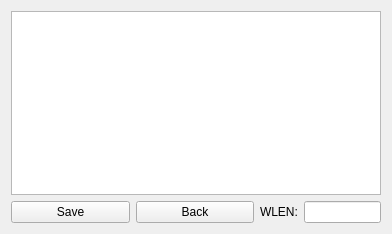
<?xml version="1.0" encoding="UTF-8"?>
<ui version="4.0">
 <class>FlowFixPageClass</class>
 <widget class="QWidget" name="FlowFixPageClass">
  <property name="geometry">
   <rect>
    <x>0</x>
    <y>0</y>
    <width>392</width>
    <height>234</height>
   </rect>
  </property>
  <property name="windowTitle">
   <string>Form</string>
  </property>
  <layout class="QGridLayout" name="gridLayout" columnstretch="2,1">
   <item row="0" column="0" colspan="2">
    <widget class="TableCtrl" name="tableView"/>
   </item>
   <item row="1" column="0">
    <layout class="QHBoxLayout" name="horizontalLayout">
     <item>
      <widget class="BtnCtrl" name="saveBtn">
       <property name="text">
        <string>Save</string>
       </property>
      </widget>
     </item>
     <item>
      <widget class="BtnCtrl" name="backBtn">
       <property name="text">
        <string>Back</string>
       </property>
      </widget>
     </item>
    </layout>
   </item>
   <item row="1" column="1">
    <layout class="QHBoxLayout" name="horizontalLayout_3">
     <item>
      <widget class="QLabel" name="label">
       <property name="text">
        <string>WLEN:</string>
       </property>
      </widget>
     </item>
     <item>
      <widget class="EditCtrl" name="wlenEdit">
       <property name="sizePolicy">
        <sizepolicy hsizetype="Expanding" vsizetype="Expanding">
         <horstretch>0</horstretch>
         <verstretch>0</verstretch>
        </sizepolicy>
       </property>
      </widget>
     </item>
    </layout>
   </item>
  </layout>
 </widget>
 <customwidgets>
  <customwidget>
   <class>TableCtrl</class>
   <extends>QTableView</extends>
   <header>tablectrl.h</header>
  </customwidget>
  <customwidget>
   <class>BtnCtrl</class>
   <extends>QPushButton</extends>
   <header>btnctrl.h</header>
  </customwidget>
  <customwidget>
   <class>EditCtrl</class>
   <extends>QLineEdit</extends>
   <header>editctrl.h</header>
  </customwidget>
 </customwidgets>
 <resources/>
 <connections/>
</ui>
